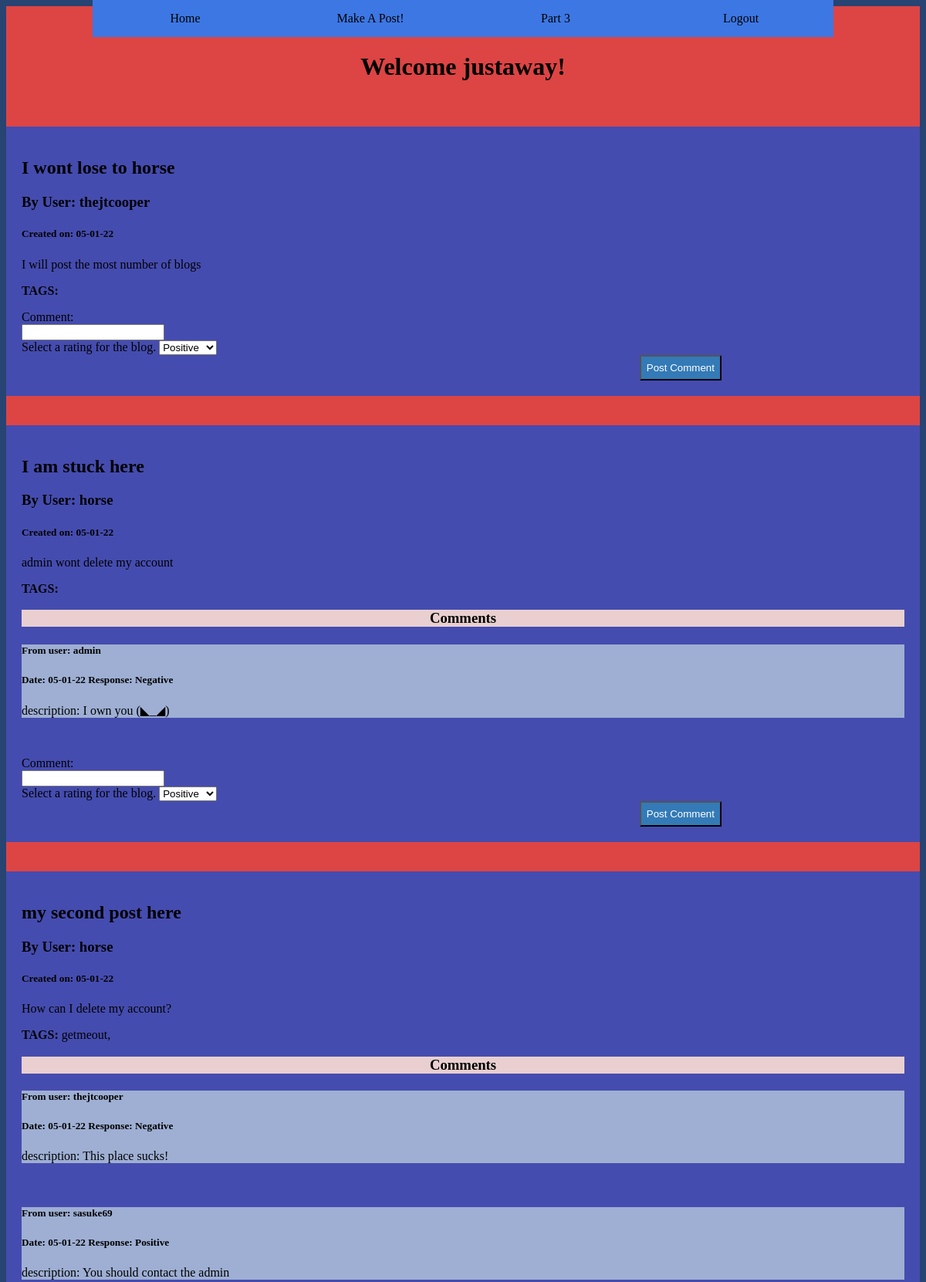
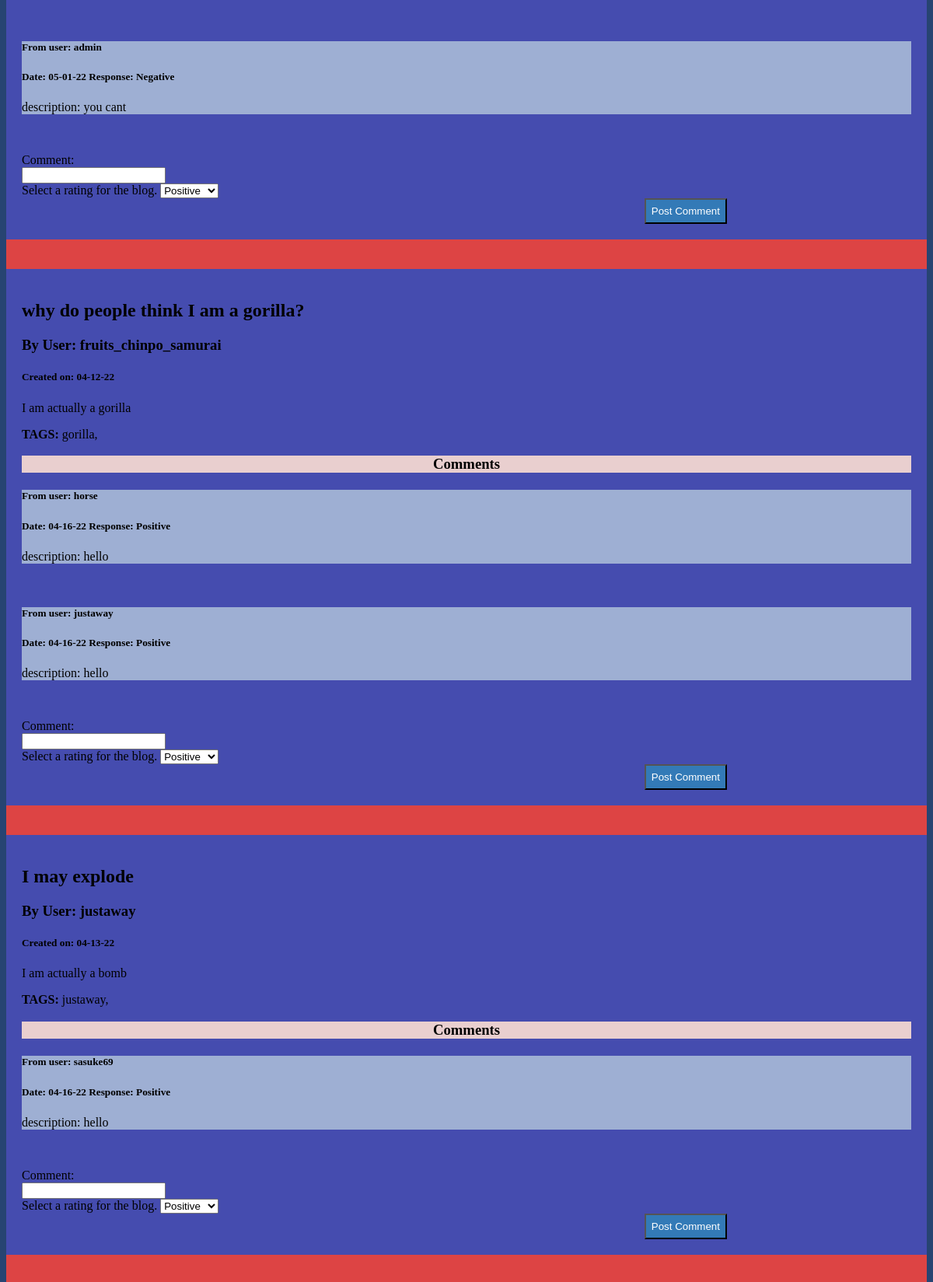
/loggedin.php (signed in, upper part), run on the app's committed database (2 pictures, top to bottom).
### tables this page shows
CREATE TABLE `blog` (
  `blogID` int NOT NULL AUTO_INCREMENT,
  `username` varchar(45) NOT NULL,
  `subject` varchar(125) NOT NULL,
  `description` varchar(250) NOT NULL,
  `p_date` varchar(45) NOT NULL,
  PRIMARY KEY (`blogID`),
  UNIQUE KEY `blogID_UNIQUE` (`blogID`),
  KEY `username_idx` (`username`),
  CONSTRAINT `blog_username` FOREIGN KEY (`username`) REFERENCES `user` (`username`) ON DELETE CASCADE ON UPDATE CASCADE
);

CREATE TABLE `comment` (
  `commentID` int NOT NULL AUTO_INCREMENT,
  `username` varchar(45) NOT NULL,
  `description` varchar(250) NOT NULL,
  `sentiment` varchar(45) NOT NULL,
  `c_date` varchar(45) NOT NULL,
  `blogID` int NOT NULL,
  PRIMARY KEY (`commentID`),
  UNIQUE KEY `commentID_UNIQUE` (`commentID`),
  KEY `user_username_idx` (`username`),
  KEY `comment_blogID_idx` (`blogID`),
  CONSTRAINT `comment_blogID` FOREIGN KEY (`blogID`) REFERENCES `blog` (`blogID`),
  CONSTRAINT `comment_username` FOREIGN KEY (`username`) REFERENCES `user` (`username`) ON DELETE CASCADE ON UPDATE CASCADE
);

CREATE TABLE `tag` (
  `blogID` int NOT NULL,
  `tag` varchar(45) NOT NULL,
  KEY `tag_blogID_idx` (`blogID`),
  CONSTRAINT `tag_blogID` FOREIGN KEY (`blogID`) REFERENCES `blog` (`blogID`) ON DELETE CASCADE ON UPDATE CASCADE
);

### loggedin.php (the view, shortened to what this page needs)
<html>
    <head>
        <link rel = "stylesheet" type = "text/css" href = "style.css">
        <nav class="display">
            <a href="loggedin.php" class="navhead">Home</a>
            <a href="newPost.php" class="navhead">Make A Post!</a>
            <a href="functions.php" class="navhead">Part 3</a>
            <a href="index.php" class="navhead">Logout</a>
        </nav>
    </head>
    <body>
    <h1 style="padding-top:60px;padding-bottom:0;"><center>Welcome <?php
        $username=$_SESSION['username'];
        echo $username;
        ?>! </center></h1>
    <?php
        $host = "127.0.0.1:3308";
        $user = "user";
        $password = "pass";
        $db_name = "comp440project";
        $con = mysqli_connect($host, $user, $password, $db_name);
        $sql="SELECT * FROM blog ORDER BY blogID DESC";
        $result = mysqli_query($con, $sql);
        echo "<br>";
        echo "<table border='1'>";
        while ($row = mysqli_fetch_assoc($result)) {
            $sqltag="SELECT * FROM tag WHERE ".$row['blogID']." = blogID";
            $tagresult=mysqli_query($con,$sqltag);
            $sqlcomm="SELECT * FROM comment WHERE ".$row['blogID']."= blogID";
            $commresult=mysqli_query($con,$sqlcomm);
            if($commresult)
                $totalcom=mysqli_num_rows($commresult);
            else
                $totalcom=0;
           echo("<div class='card'>");
           echo("<h2>".$row['subject']."</h2>
                <h3>By User: ".$row['username']."</h3>
                <h5>Created on: ".$row['p_date']."</h5>
                <p>".$row['description']."</p><p><b>TAGS: </b>");
            while($tagrow=mysqli_fetch_assoc($tagresult)){
                echo($tagrow['tag'].",");
            }
            if($totalcom>=1){
            echo("<h3 class='comment-header' style='text-align:center;'>Comments</h3>");
            while($comrow=mysqli_fetch_assoc($commresult)){
                echo("<div class='comment'><h5>From user: ".$comrow['username']."</h5>
                <h5>Date: ".$comrow['c_date']."     Response: ".$comrow['sentiment']."</h5>
                <p>description: ".$comrow['description']."</p>
                </div><br>");
            }
        }
           echo("</p><form action=comment.php method = 'POST'>
                    <label for='comment'>Comment:</label><br>
                    <input type='text'  name='comments' ><br>
                    <label for='Rating'>Select a rating for the blog.</label>
                        <select  name='rating'>
                            <option value='Positive'>Positive</option>
                            <option value='Negative'>Negative</option>
                        </select>
                        <input type='hidden'  name='blogId' value=".$row['blogID']."/>
                    <input type =  'submit' id = 'btn' name= 'create' value = 'Post Comment' />
                </form>");
            echo "</div><br>";
        }
    ?>
    </body>
</html>

### style.css (style rules this page uses)
html { background: #274472; margin: 0; padding:0; box-sizing:border-box; }
* { box-sizing: border-box; }
.navhead { background: #3D77E3; color: #000000; text-decoration: none; }
body { background: rgb(221, 68, 68); }
#btn { color: #fff; background: #337ab7; padding: 7px; margin-left: 70%; }
.display { text-align: center; font-family: "Roboto mono", serif; overflow: hidden; position: fixed; font-size: 0; top:0; left:0; width:100%; }
.display a { padding: 15px; display: inline-block; width: 20%; font-size: 16px; }
.card { background-color: rgb(69, 76, 175); padding: 20px; margin-top: 20px; }
.Comment-header { background-color: rgb(233, 207, 207); }
.comment { background-color: rgb(158, 175, 211); }

### data on the page
blog: subject "I wont lose to horse", username "thejtcooper", p_date "05-01-22", description "I will post the most number of blogs"
blog: subject "I am stuck here", username "horse", p_date "05-01-22", description "admin wont delete my account"
comment: username "admin", c_date "05-01-22", sentiment "Negative", description "I own you (◣_◢)"
blog: subject "my second post here", username "horse", p_date "05-01-22", description "How can I delete my account?"
tag: tag "getmeout"
comment: username "thejtcooper", c_date "05-01-22", sentiment "Negative", description "This place sucks!"
comment: username "sasuke69", c_date "05-01-22", sentiment "Positive", description "You should contact the admin"
comment: username "admin", c_date "05-01-22", sentiment "Negative", description "you cant"
blog: subject "why do people think I am a gorilla?", username "fruits_chinpo_samurai", p_date "04-12-22", description "I am actually a gorilla"
tag: tag "gorilla"
comment: username "horse", c_date "04-16-22", sentiment "Positive", description "hello"
comment: username "justaway", c_date "04-16-22", sentiment "Positive", description "hello"
blog: subject "I may explode", username "justaway", p_date "04-13-22", description "I am actually a bomb"
tag: tag "justaway"
comment: username "sasuke69", c_date "04-16-22", sentiment "Positive", description "hello"

### other printed values
$username "justaway"
